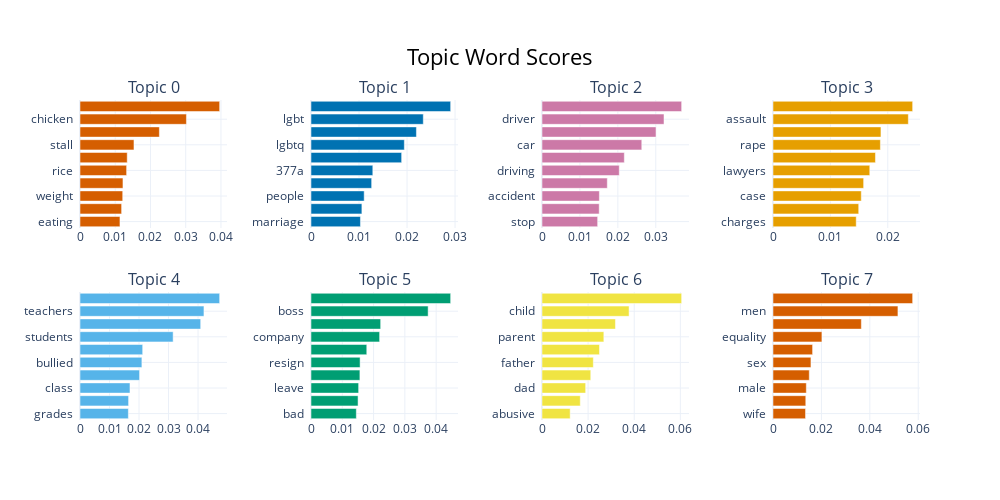

Notebook cell for this chart:
### Code cell
topic_model.visualize_barchart(top_n_topics = 8, n_words = 10)

### Figure 1 — Plotly figure (JSON) as saved in the notebook; plotly's stock layout.template omitted (floating-point values rounded to 4 significant figures)
{"data": [{"marker": {"color": "#D55E00"}, "orientation": "h", "type": "bar", "x": [0.01134, 0.01181, 0.01212, 0.01219, 0.01323, 0.0134, 0.01532, 0.02252, 0.0302, 0.03963], "xaxis": "x", "y": ["eating  ", "hawker  ", "weight  ", "fat  ", "rice  ", "taste  ", "stall  ", "eat  ", "chicken  ", "food  "], "yaxis": "y"}, {"marker": {"color": "#0072B2"}, "orientation": "h", "type": "bar", "x": [0.0103, 0.0106, 0.01107, 0.01263, 0.01287, 0.01888, 0.01944, 0.02195, 0.02338, 0.02908], "xaxis": "x2", "y": ["marriage  ", "christians  ", "people  ", "christian  ", "377a  ", "religious  ", "lgbtq  ", "religion  ", "lgbt  ", "gay  "], "yaxis": "y2"}, {"marker": {"color": "#CC79A7"}, "orientation": "h", "type": "bar", "x": [0.01467, 0.01508, 0.01512, 0.01722, 0.02037, 0.02171, 0.02631, 0.03007, 0.03217, 0.03682], "xaxis": "x3", "y": ["stop  ", "cyclists  ", "accident  ", "bike  ", "driving  ", "road  ", "car  ", "drivers  ", "driver  ", "bus  "], "yaxis": "y3"}, {"marker": {"color": "#E69F00"}, "orientation": "h", "type": "bar", "x": [0.0145, 0.01493, 0.01538, 0.01579, 0.01686, 0.01785, 0.01871, 0.01881, 0.02358, 0.02433], "xaxis": "x4", "y": ["charges  ", "accused  ", "case  ", "law  ", "lawyers  ", "lawyer  ", "rape  ", "sexual  ", "assault  ", "court  "], "yaxis": "y4"}, {"marker": {"color": "#56B4E9"}, "orientation": "h", "type": "bar", "x": [0.01639, 0.01646, 0.01693, 0.02018, 0.02097, 0.02124, 0.03156, 0.04089, 0.042, 0.04732], "xaxis": "x5", "y": ["grades  ", "secondary  ", "class  ", "student  ", "bullied  ", "schools  ", "students  ", "teacher  ", "teachers  ", "school  "], "yaxis": "y5"}, {"marker": {"color": "#009E73"}, "orientation": "h", "type": "bar", "x": [0.01449, 0.01504, 0.01523, 0.01563, 0.01569, 0.01782, 0.02193, 0.02226, 0.03744, 0.04464], "xaxis": "x6", "y": ["bad  ", "employees  ", "leave  ", "resignation  ", "resign  ", "management  ", "company  ", "work  ", "boss  ", "job  "], "yaxis": "y6"}, {"marker": {"color": "#F0E442"}, "orientation": "h", "type": "bar", "x": [0.01222, 0.0166, 0.01893, 0.02115, 0.02226, 0.02493, 0.02682, 0.03185, 0.03777, 0.06057], "xaxis": "x7", "y": ["abusive  ", "mother  ", "dad  ", "children  ", "father  ", "kid  ", "parent  ", "kids  ", "child  ", "parents  "], "yaxis": "y7"}, {"marker": {"color": "#D55E00"}, "orientation": "h", "type": "bar", "x": [0.01344, 0.01354, 0.01376, 0.01499, 0.01567, 0.01636, 0.02021, 0.0365, 0.05161, 0.0577], "xaxis": "x8", "y": ["wife  ", "aware  ", "male  ", "dishes  ", "sex  ", "female  ", "equality  ", "gender  ", "men  ", "women  "], "yaxis": "y8"}], "layout": {"annotations": [{"font": {"size": 16}, "showarrow": false, "text": "Topic 0", "x": 0.0875, "xanchor": "center", "xref": "paper", "y": 1, "yanchor": "bottom", "yref": "paper"}, {"font": {"size": 16}, "showarrow": false, "text": "Topic 1", "x": 0.3625, "xanchor": "center", "xref": "paper", "y": 1, "yanchor": "bottom", "yref": "paper"}, {"font": {"size": 16}, "showarrow": false, "text": "Topic 2", "x": 0.6375, "xanchor": "center", "xref": "paper", "y": 1, "yanchor": "bottom", "yref": "paper"}, {"font": {"size": 16}, "showarrow": false, "text": "Topic 3", "x": 0.9125, "xanchor": "center", "xref": "paper", "y": 1, "yanchor": "bottom", "yref": "paper"}, {"font": {"size": 16}, "showarrow": false, "text": "Topic 4", "x": 0.0875, "xanchor": "center", "xref": "paper", "y": 0.4, "yanchor": "bottom", "yref": "paper"}, {"font": {"size": 16}, "showarrow": false, "text": "Topic 5", "x": 0.3625, "xanchor": "center", "xref": "paper", "y": 0.4, "yanchor": "bottom", "yref": "paper"}, {"font": {"size": 16}, "showarrow": false, "text": "Topic 6", "x": 0.6375, "xanchor": "center", "xref": "paper", "y": 0.4, "yanchor": "bottom", "yref": "paper"}, {"font": {"size": 16}, "showarrow": false, "text": "Topic 7", "x": 0.9125, "xanchor": "center", "xref": "paper", "y": 0.4, "yanchor": "bottom", "yref": "paper"}], "height": 500, "hoverlabel": {"bgcolor": "white", "font": {"family": "Rockwell", "size": 16}}, "showlegend": false, "title": {"font": {"color": "Black", "size": 22}, "text": "Topic Word Scores", "x": 0.5, "xanchor": "center", "yanchor": "top"}, "width": 1000, "xaxis": {"anchor": "y", "domain": [0, 0.175], "showgrid": true}, "xaxis2": {"anchor": "y2", "domain": [0.275, 0.45], "showgrid": true}, "xaxis3": {"anchor": "y3", "domain": [0.55, 0.725], "showgrid": true}, "xaxis4": {"anchor": "y4", "domain": [0.825, 1], "showgrid": true}, "xaxis5": {"anchor": "y5", "domain": [0, 0.175], "showgrid": true}, "xaxis6": {"anchor": "y6", "domain": [0.275, 0.45], "showgrid": true}, "xaxis7": {"anchor": "y7", "domain": [0.55, 0.725], "showgrid": true}, "xaxis8": {"anchor": "y8", "domain": [0.825, 1], "showgrid": true}, "yaxis": {"anchor": "x", "domain": [0.6, 1], "showgrid": true}, "yaxis2": {"anchor": "x2", "domain": [0.6, 1], "showgrid": true}, "yaxis3": {"anchor": "x3", "domain": [0.6, 1], "showgrid": true}, "yaxis4": {"anchor": "x4", "domain": [0.6, 1], "showgrid": true}, "yaxis5": {"anchor": "x5", "domain": [0, 0.4], "showgrid": true}, "yaxis6": {"anchor": "x6", "domain": [0, 0.4], "showgrid": true}, "yaxis7": {"anchor": "x7", "domain": [0, 0.4], "showgrid": true}, "yaxis8": {"anchor": "x8", "domain": [0, 0.4], "showgrid": true}}}
